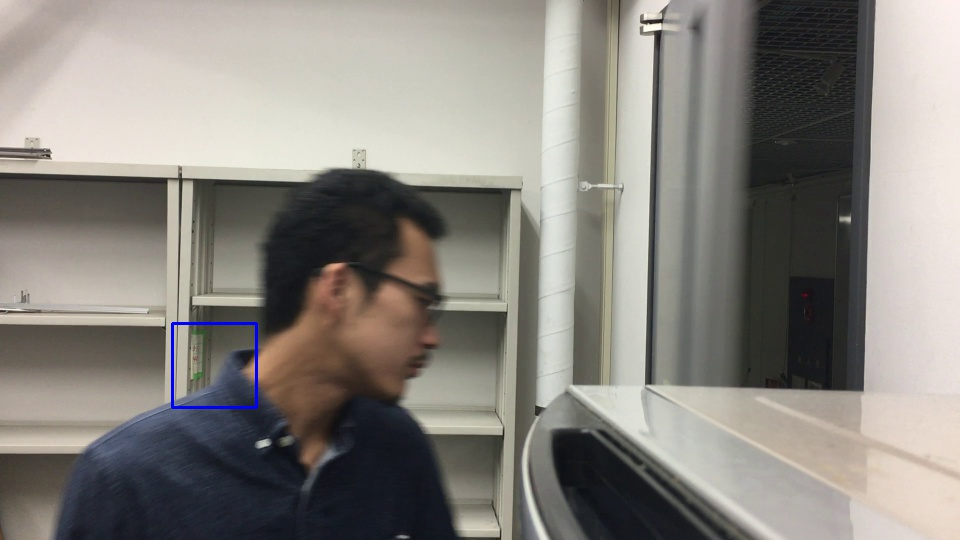
#> input picture image_recognize/capture/20170427-111407604729.jpg, 960 x 540 px, given in place of beranda.mp4, which was not available
$ python sabun.py   (Python 2 division)
#> lines starting #> are read from the running program, lines starting #| are printed output that depends on the picture
# -*- coding: UTF-8 -*-

import cv2
import math
import numpy as np
import os

mp4_path = './mp4/beranda.mp4'
print mp4_path
cap = cv2.VideoCapture(mp4_path)
peopleinroom=0          #部屋の人数
preexist=1              #画像内に人がいることを示すフラグ
j=0                     #動画の最初だけを区別するための処置
while(cap.isOpened()):
    ret, frame = cap.read()
#> frame is the input picture: shape (540, 960, 3); mean B, G, R 127.1, 133, 136.8
    if ret:
        #動画内の連続する2コマを取り出す
        if j:
            img_src1 = img_src2
        img_src2 = cv2.cvtColor(frame, cv2.COLOR_BGR2GRAY)[0:720,100:540]
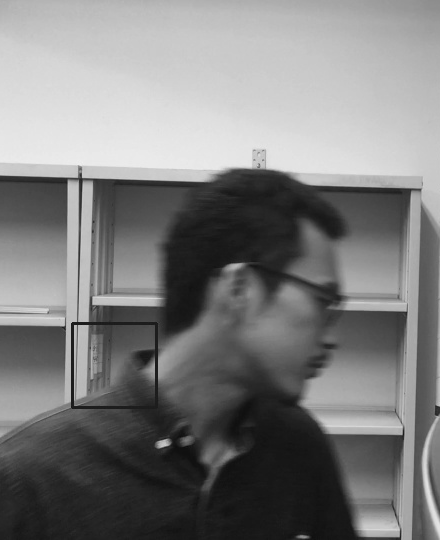
#> img_src2: shape (540, 440); min 13, max 240, mean 125.1
        if j==0:
            j=1
            continue
        j+=1

        # 背景画像との差分を算出
        img_diff = cv2.absdiff(img_src2, img_src1)

        # 差分を二値化
        img_diffm = cv2.threshold(img_diff, 20, 255, cv2.THRESH_BINARY)[1]


        # 膨張処理、収縮処理を施してマスク画像を生成
        operator = np.ones((3, 3), np.uint8)
        img_dilate = cv2.dilate(img_diffm, operator, iterations=4)
        img_mask = cv2.erode(img_dilate, operator, iterations=4)

        # マスク画像を使って対象を切り出す
        img_dst = cv2.bitwise_and(img_src2, img_mask)


        #表示画像の作成
        if np.mean(img_dst)>3:      #画像内に人がいる場合
            #モーメントから人の位置を求める
            M=cv2.moments(img_dst)
            humanx = int(M['m10']/M['m00'])     #人の中心座標
            humany = int(M['m01']/M['m00'])
            if preexist==0:
                if humanx>300 and humany<350 and humany>150:    #ドアから人が出てきた時
                    peopleinroom-=1
                    print peopleinroom
                print 'Entrance',humanx,humany
            img_dst=cv2.circle(img_dst, (humanx,humany), 20, (255, 0, 0), -1)
            preexist=1
        else:                       #画像内に人がいない場合
            if preexist==1:
                if humanx>300 and humany<350 and humany>150:    #ドアから人が入っていった時
                    peopleinroom+=1
                    print peopleinroom
                print 'Vanish  ',humanx,humany
            preexist=0

        # 表示
        cv2.imshow("Show BACKGROUND SUBSTRACTION Image", img_dst)
        #cv2.waitKey()
    else:break
    if cv2.waitKey(1) & 0xFF == ord('q'):
        break
cap.release()
cv2.destroyAllWindows()

$ run again, on image_recognize/capture/20170427-111435429459.jpg
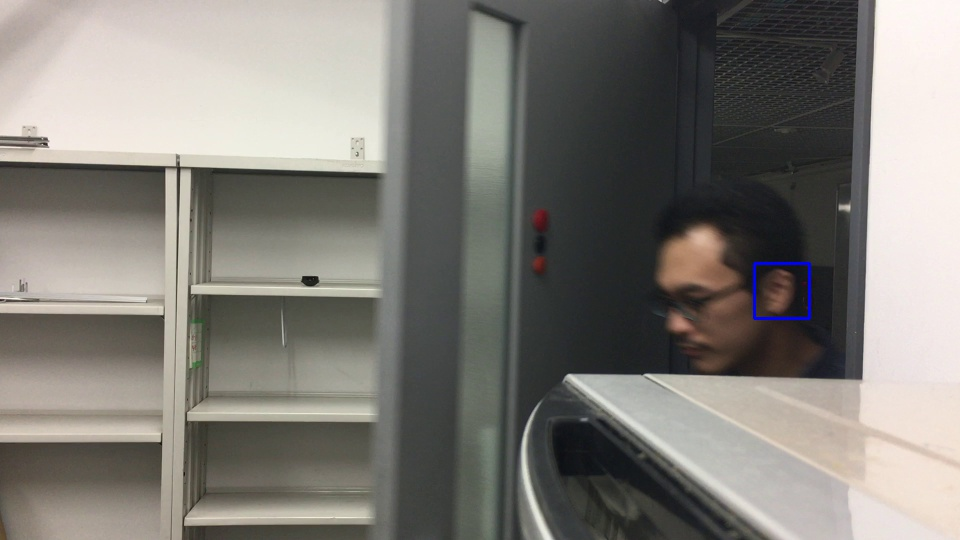
#> input picture image_recognize/capture/20170427-111435429459.jpg, 960 x 540 px, given in place of beranda.mp4, which was not available
#> frame is the input picture: shape (540, 960, 3); mean B, G, R 119.1, 124.7, 127.8
#> `img_src2 = cv2.cvtColor(frame, cv2.COLOR_BGR2GRAY)[0:720,100:540]`:
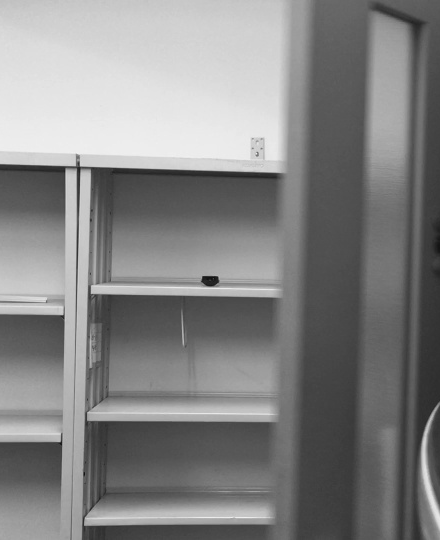
#> img_src2: shape (540, 440); min 17, max 241, mean 132.3

$ run again, on image_recognize/capture/20170427-111441792970.jpg
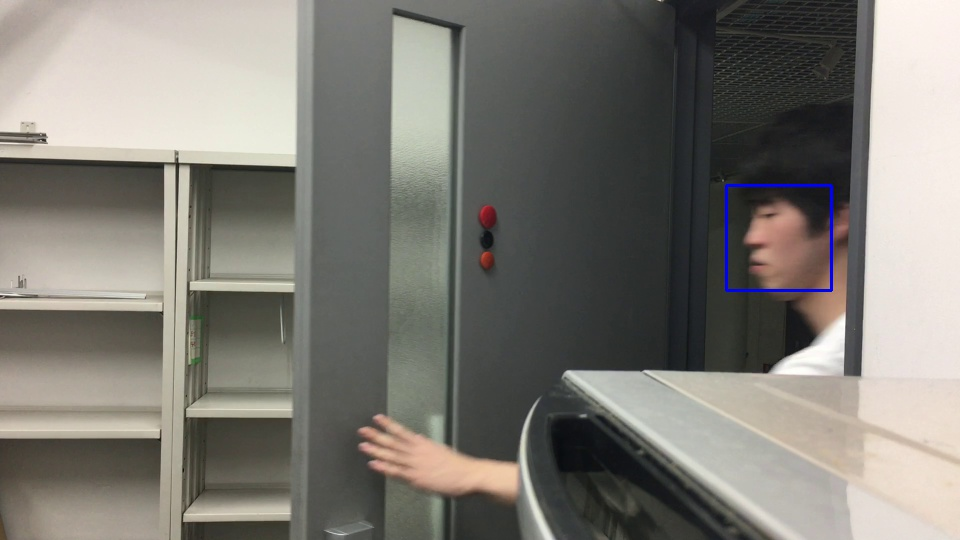
#> input picture image_recognize/capture/20170427-111441792970.jpg, 960 x 540 px, given in place of beranda.mp4, which was not available
#> frame is the input picture: shape (540, 960, 3); mean B, G, R 116.7, 123.3, 126.1
#> `img_src2 = cv2.cvtColor(frame, cv2.COLOR_BGR2GRAY)[0:720,100:540]`:
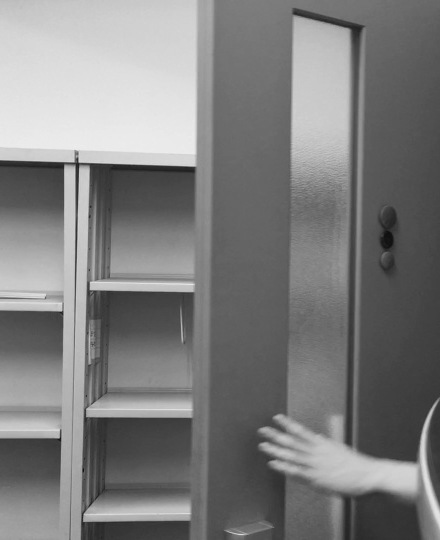
#> img_src2: shape (540, 440); min 15, max 238, mean 126.2
